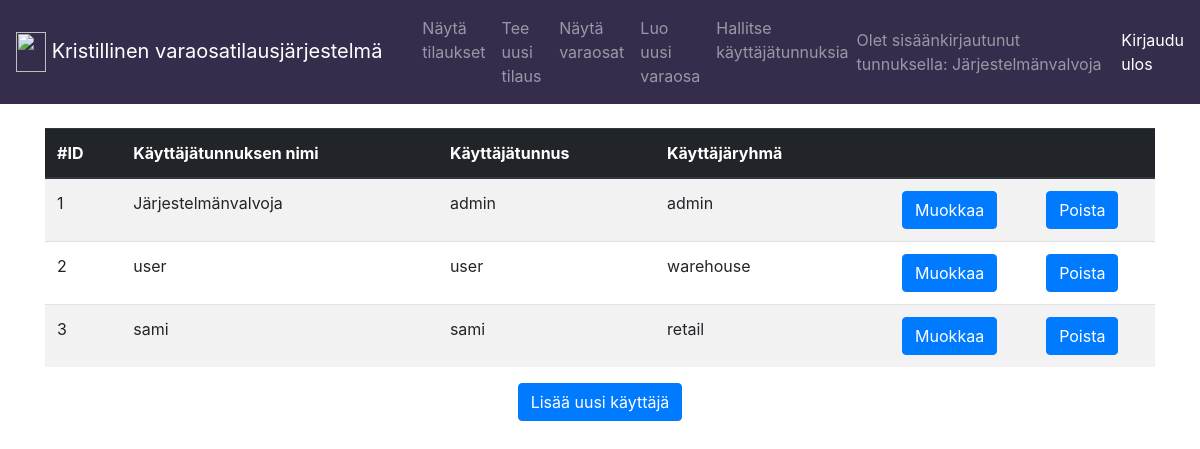
Page /manage (signed in) on the committed database.
### application/auth/models.py (models this page shows, shortened)
class User(Base):
    __tablename__ = "account"
    name = db.Column(db.String(144), nullable=False)
    username = db.Column(db.String(144), nullable=False)
    password = db.Column(db.String(144), nullable=False)
    role = db.Column(db.String(144), nullable=False)
    varaosa = db.relationship("Varaosa", backref='account', lazy=True)
    def roles(self):
        return [self.role]

### application/auth/views.py (the view)
@app.route("/manage", methods=["GET"])
@login_required(role=['admin'])
def manage_index():
    return render_template("manage/list.html", users = User.query.all())

### application/__init__.py (called while the page is built)
def login_required(role="ANY"):
    def wrapper(fn):
        @wraps(fn)
        def decorated_view(*args, **kwargs):
            if not current_user:
                return login_manager.unauthorized()
            if not current_user.is_authenticated:
                return login_manager.unauthorized()
            unauthorized = False
            if role != "ANY":
                unauthorized = True
                for user_role in current_user.roles():
                    for auth_role in role:
                        if user_role.lower() == auth_role.lower():
                            unauthorized = False
                            break
            if unauthorized:
                return login_manager.unauthorized()
            return fn(*args, **kwargs)
        return decorated_view
    return wrapper

@login_manager.user_loader
def load_user(user_id):
    return User.query.get(user_id)

### application/templates/manage/list.html
{% extends "layout.html" %}
{% block body %}
<table class="table table-striped">
  <thead class=thead-dark style="background-color: #362d4d;">
    <tr>
        <th>#ID</th>
        <th>Käyttäjätunnuksen nimi</th>
        <th>Käyttäjätunnus</th>
        <th>Käyttäjäryhmä</th>
        <th></th>
    </tr>
  </thead>
  <tbody>
  {% for user in users %}
  <tr>
    <td>{{ user.id }}</td>
    <td>{{ user.name }}</td>
    <td>{{ user.username }}</td>
    <td>{{ user.role }}</td>
    <td>
    <div class="d-flex flex-row justify-content-around">
      <form method="GET" action="{{ url_for('show_user', user_id=user.id) }}">
        <input class="btn btn-primary" type="submit" value="Muokkaa"/>
      </form>
      <form method="POST" action="{{ url_for('manage_delete', user_id=user.id) }}">
        <input class="btn btn-primary" type="submit" value="Poista"/>
      </form>
    </td>
  </tr>
{% endfor %}
</tbody>
</table>
<div class="d-flex flex-row justify-content-around">
		<form method="GET" action="{{ url_for('manage_form') }}">
			<input class="btn btn-primary" type="submit" value="Lisää uusi käyttäjä"/>
		</form>
</div>
{% endblock %}

### application/templates/layout.html (shortened to what this page needs)
  <!DOCTYPE html>
  <html>
    <head>
      <link rel="stylesheet" href="https://maxcdn.bootstrapcdn.com/bootstrap/4.0.0/css/bootstrap.min.css">
    </head>
    <body>
      <nav class="navbar navbar-expand-md navbar-dark mb-4" style="background-color: #362d4d;">
        <a class="navbar-brand" href="/">
          <img src="http://cliparts.co/cliparts/rcn/rey/rcnreyoXi.svg" width="30" height="40" class="d-inline-block align-top" alt="">
          <div class="navbar-brand" style="padding-top:4px;">
          Kristillinen varaosatilausjärjestelmä
          </div>
        </a>
        <div class="collapse navbar-collapse" id="navbarCollapse">
          <ul class="navbar-nav mr-auto">
            <li class="nav-item">
              <a class="nav-link" href="{{ url_for('tilaus_index') }} ">Näytä tilaukset</a>
            </li>
            <li class="nav-item">
                <a class="nav-link" href="{{ url_for('tilaus_form') }} ">Tee uusi tilaus</a>
            </li>
            <li class="nav-item">
              <a class="nav-link" href="{{ url_for('varaosa_index') }} ">Näytä varaosat</a>
            </li>
            <li class="nav-item">
              <a class="nav-link" href="{{ url_for('varaosa_form') }} ">Luo uusi varaosa</a>
            </li>
            {% if current_user.role == 'admin' %}
            <li class="nav-item">
              <a class="nav-link" href="{{ url_for('manage_index') }} ">Hallitse käyttäjätunnuksia</a>
            </li>
            {% endif %}
          </ul>
        </div>
        {% if current_user.is_authenticated %}
          <div class="navbar-text">
            Olet sisäänkirjautunut tunnuksella: {{ current_user.name }}
          </div>
        <div class="navbar-text" style="padding-left:16px;">
          <a href="{{ url_for('auth_logout') }}">Kirjaudu ulos</a>
          {% else %}
        <div class="navbar-text">
          <a href="{{ url_for('auth_login') }}">Kirjaudu sisään</a>
          {% endif %}
        </div>
      </nav>
      <main role="main" class="container">
      {% block body %}{% endblock %}
      </main>
    </body>
  </html>

### rows in the picture
User: name "Järjestelmänvalvoja", id "1", username "admin", role "admin"
User: id "2", name "user", username "user", role "warehouse"
User: id "3", name "sami", username "sami", role "retail"
